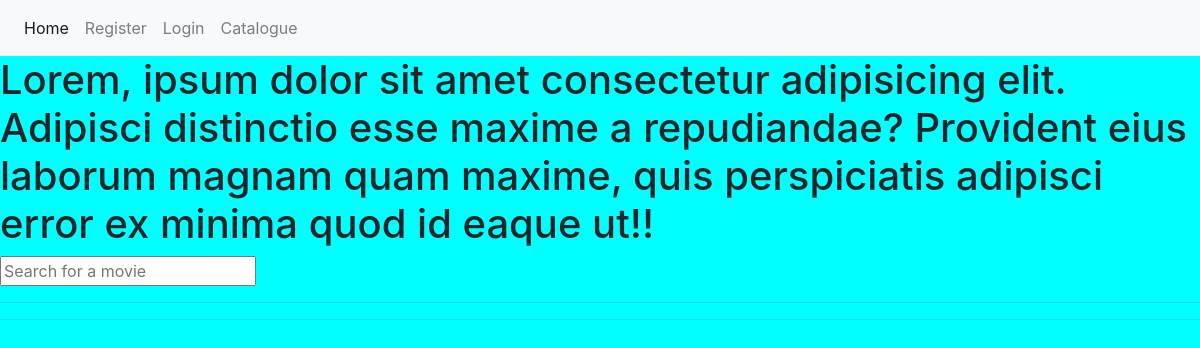
The app's page /, older data.
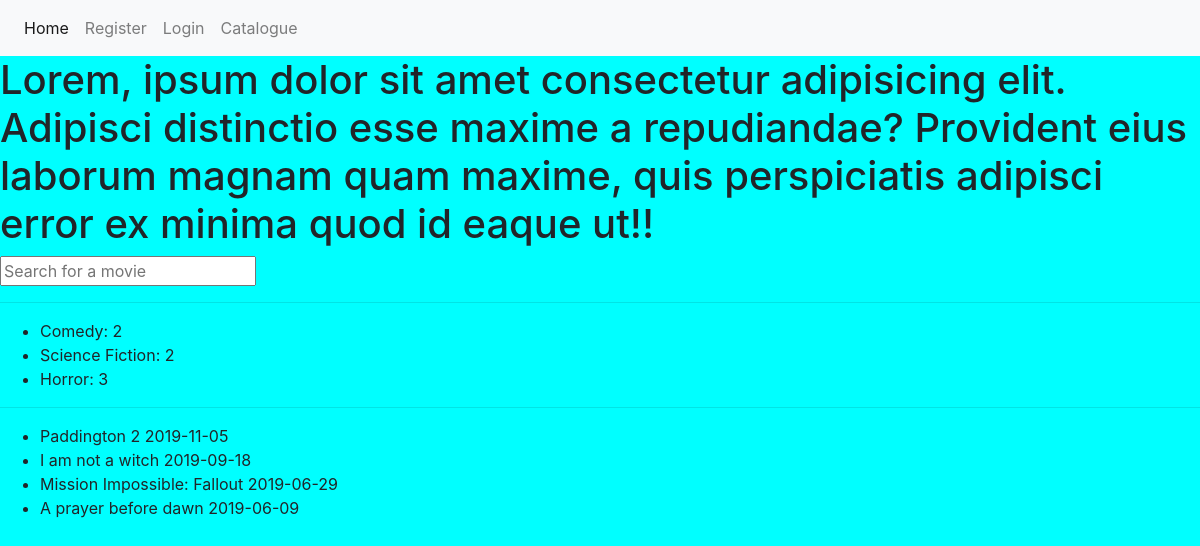
The same page, newer data.
### tables this page shows
CREATE TABLE IF NOT EXISTS `movies` (
  `movie_id` int(11) NOT NULL AUTO_INCREMENT,
  `name` varchar(255) NOT NULL,
  `cat_id` int(255) NOT NULL,
  `movie_path` varchar(255) DEFAULT NULL,
  `release_year` date DEFAULT NULL,
  `short_synopsis` varchar(30) DEFAULT NULL,
  `long_synopsis` varchar(3000) DEFAULT NULL,
  `post_path` varchar(255) DEFAULT NULL,
  PRIMARY KEY (`movie_id`),
  KEY `cat_id` (`cat_id`)
);

### connect-to.php (called while the page is built, shortened)
<?php
function connectTo($sql)
{
    $connect = mysqli_connect(DB_SERVER, DB_USER, DB_PASSWORD, DB_TABLE);
    $query = mysqli_query($connect, $sql);
    return $query;
}

### index.php (the view, shortened to what this page needs)
<!DOCTYPE html>
<html lang="en">
<head>
    <?php require_once './looks.php';
    headerLink(); ?>
</head>
<body>
    <?php navBar(); ?> <h1>Lorem, ipsum dolor sit amet consectetur adipisicing elit. Adipisci distinctio esse maxime a repudiandae? Provident eius laborum magnam quam maxime, quis perspiciatis adipisci error ex minima quod id eaque ut!!</h1>
    <form autocomplete="off" action="" method="POST">
        <div class="autocomplete" style="width:300px;">
            <input type="text" name="search" placeholder="Search for a movie" id="search">
        </div>
    </form>
    <hr>
    <div>
        <ul>
            <?php
            require_once './connect-to.php';
            $sql = "SELECT COUNT(m.movie_id) AS count, c.cat_name FROM category c JOIN movies m ON m.cat_id=c.cat_id GROUP BY c.cat_id ORDER BY RAND() LIMIT 3";
            $query = connectTo($sql);
            while ($row = mysqli_fetch_assoc($query)) {
                echo '<li>' . $row['cat_name'].': ' . $row['count'] . '</li>';
            }
            ?>
        </ul>
    </div>
    <hr>
    <div>
        <ul>
            <?php
            $sql = "SELECT * FROM movies ORDER BY release_year DESC LIMIT 4";
            $query = connectTo($sql);
            while ($row = mysqli_fetch_assoc($query)) {
                echo '<li>' . $row['name'] . ' ' . $row['release_year'] . '</li>';
            }
            ?>
        </ul>
    </div>
</body>
</html>

Row changes from the older to the newer data that the page shows:
added movies: name "Paddington 2", release_year "2019-11-05"
added movies: name "I am not a witch", release_year "2019-09-18"
added movies: name "Mission Impossible: Fallout", release_year "2019-06-29"
added movies: name "A prayer before dawn", release_year "2019-06-09"
Text that changed along with them:
new list line: "Comedy : 2"
new list line: "Science Fiction : 2"
new list line: "Horror : 3"
